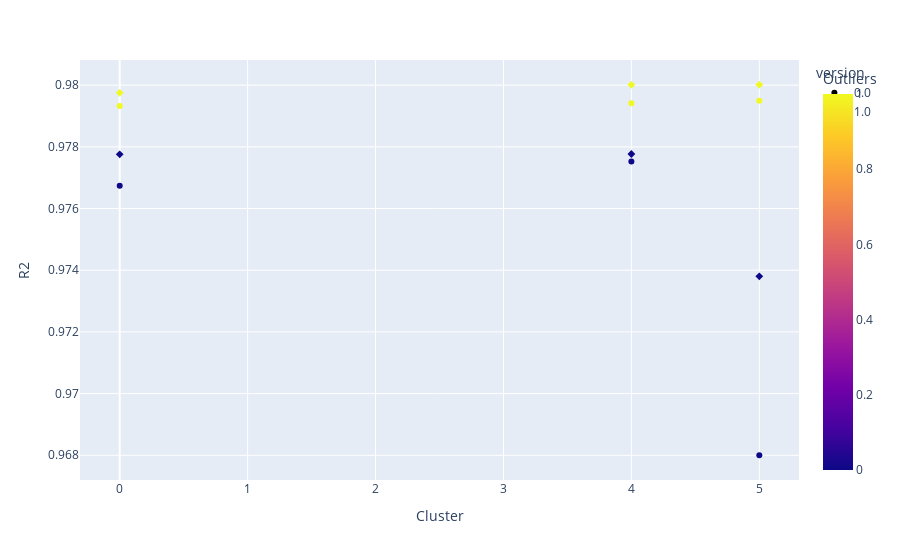

Notebook cell for this chart:
### Code cell
px.scatter(df_models,x='Cluster',y='R2',color='Outliers',symbol='version')

### Figure 1 — Plotly figure (JSON) as saved in the notebook; plotly's stock layout.template omitted (floating-point values rounded to 4 significant figures)
{"data": [{"hovertemplate": "version=0.0<br>Cluster=%{x}<br>R2=%{y}<br>Outliers=%{marker.color}<extra></extra>", "legendgroup": "0.0", "marker": {"color": [0, 0, 0, 1, 1, 1], "coloraxis": "coloraxis", "symbol": "circle"}, "mode": "markers", "name": "0.0", "orientation": "v", "showlegend": true, "type": "scatter", "x": [0, 4, 5, 0, 4, 5], "xaxis": "x", "y": [0.9767, 0.9775, 0.968, 0.9793, 0.9794, 0.9795], "yaxis": "y"}, {"hovertemplate": "version=1.0<br>Cluster=%{x}<br>R2=%{y}<br>Outliers=%{marker.color}<extra></extra>", "legendgroup": "1.0", "marker": {"color": [0, 0, 0, 1, 1, 1], "coloraxis": "coloraxis", "symbol": "diamond"}, "mode": "markers", "name": "1.0", "orientation": "v", "showlegend": true, "type": "scatter", "x": [0, 4, 5, 0, 4, 5], "xaxis": "x", "y": [0.9778, 0.9778, 0.9738, 0.9798, 0.98, 0.98], "yaxis": "y"}], "layout": {"coloraxis": {"colorbar": {"title": {"text": "Outliers"}}, "colorscale": [[0, "#0d0887"], [0.1111, "#46039f"], [0.2222, "#7201a8"], [0.3333, "#9c179e"], [0.4444, "#bd3786"], [0.5556, "#d8576b"], [0.6667, "#ed7953"], [0.7778, "#fb9f3a"], [0.8889, "#fdca26"], [1, "#f0f921"]]}, "legend": {"title": {"text": "version"}, "tracegroupgap": 0}, "margin": {"t": 60}, "xaxis": {"anchor": "y", "domain": [0, 1], "title": {"text": "Cluster"}}, "yaxis": {"anchor": "x", "domain": [0, 1], "title": {"text": "R2"}}}}
